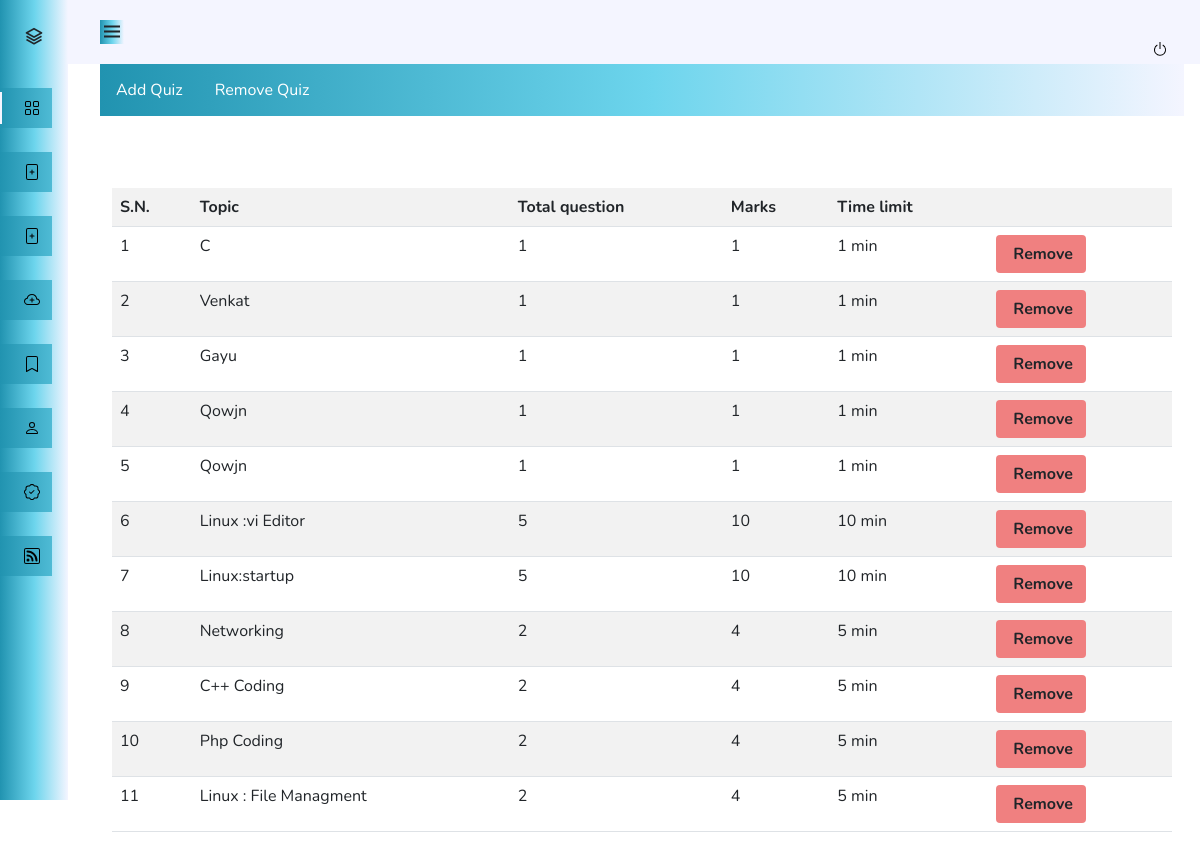
Page /admin/dash.php?q=1 on the committed database.
### tables this page shows
CREATE TABLE `quiz` (
  `eid` text NOT NULL,
  `title` varchar(100) NOT NULL,
  `sahi` int(11) NOT NULL,
  `wrong` int(11) NOT NULL,
  `total` int(11) NOT NULL,
  `time` bigint(20) NOT NULL,
  `intro` text NOT NULL,
  `tag` varchar(100) NOT NULL,
  `date` timestamp NOT NULL DEFAULT current_timestamp() ON UPDATE current_timestamp()
);

### admin/dash.php (the view, shortened to what this page needs)
<?php
require 'conn.php';
?>
<html>
<head>
<link href="https://cdn.jsdelivr.net/npm/bootstrap@5.0.0-beta1/dist/css/bootstrap.min.css" rel="stylesheet" type="text/css">
<link href="https://cdn.jsdelivr.net/npm/boxicons@latest/css/boxicons.min.css" rel="stylesheet" type="text/css">
</head>
<body id="body-pd">
<header class="header" id="header">
        <div class="header_toggle"> <i class='bx bx-menu' id="header-toggle"></i> </div>
        <div class="top">
            <a href="logout.php"><img src="img/power.svg"></a>
        </header>
    <div class="l-navbar" id="nav-bar">
    <nav class="nav">
            <div> <a href="#" class="nav_logo">
             <i class='bx bx-layer nav_logo-icon  text-dark'>
             </i> <span class="nav_logo-name  text-dark">Admin</span> </a>
                <div class="nav_list">
                 <a href="admin_dashboard.php" class="nav_link active txt-clr">
                    <img src="img/dashboard.svg">
                 <span class="nav_name">Dashboard</span> </a>
                  <a href="add_course.php" class="nav_link text-clr">
                  <img src="img/add.svg">
                  </a>
                  <a href="videoup.php" class="nav_link text-clr">
                  <img src="img/add.svg">
                  </a>
                   <a href="dash.php" class="nav_link text-clr"> <img src="img/addtst.svg">
                    <span class="nav_name">ADD TEST</span> </a>
                    <a href="view_result.php" class="nav_link text-clr"> <img src="img/result.svg">
                    <span class="nav_name">VIEW RESULTS</span> </a>
                    <a href="view_user.php" class="nav_link text-clr"> <img src="img/user.svg">
                    <span class="nav_name">VIEW USERS</span> </a>
                    <a href="#" class="nav_link text-clr"> <img src="img/certificate.svg">
                    <span class="nav_name">CERTIFICATES </span> </a>
                    <a href="feedbacks.php" class="nav_link text-clr"> <img src="img/rss.svg">
                    <span class="nav_name">FEEDBACK </span> </a>
                        </div>
            </div>
        </nav>
    </div>
     <div class="height">
<ul class=""  id="bs-example-navbar-collapse-1">
<li <?php if(@$_GET['q']==0) echo'class="active"'; ?>><a href="dash.php?q=0">Add Quiz<span class="sr-only"></span></a></li>
<li <?php if(@$_GET['q']==1) echo'class="active"'; ?>><a href="dash.php?q=1">Remove Quiz</a></li>
</ul>
    </div>
    <br><br><br>
    <div class="container">
<div class="row">
<div class="col-md-12">
<?php if(@$_GET['q']==1) {
$result = mysqli_query($conn,"SELECT * FROM quiz ORDER BY date DESC") or die('Error');
echo  '<div class="panel"><table class="table table-striped title1">
<tr><td><b>S.N.</b></td><td><b>Topic</b></td><td><b>Total question</b></td><td><b>Marks</b></td><td><b>Time limit</b></td><td></td></tr>';
$c=1;
while($row = mysqli_fetch_array($result)) {
	$title = $row['title'];
	$total = $row['total'];
	$sahi = $row['sahi'];
    $time = $row['time'];
	$eid = $row['eid'];
	echo '<tr><td>'.$c++.'</td><td>'.$title.'</td><td>'.$total.'</td><td>'.$sahi*$total.'</td><td>'.$time.'&nbsp;min</td>
	<td><b><a href="update.php?q=rmquiz&eid='.$eid.'" class="pull-right btn sub1" style="margin:0px;background:lightcoral"><span class="glyphicon glyphicon-trash" aria-hidden="true"></span>&nbsp;<span class="title1"><b>Remove</b></span></a></b></td></tr>';
}
echo '</table></div>';
}
?>
</div>
    </body>
    </html>

### admin/dash.php (style rules this page uses)
.text-clr { color : black; }
:root { --header-height: 3rem; --nav-width: 68px; --first-color: #2193b0; --first-color-light: #6dd5ed; --white-color: #F4F5FF; --body-font: 'Nunito', sans-serif; --normal-font-size: 1rem; --z-fixed: 100 }
body { position: relative; margin: var(--header-height) 0 0 0; padding: 0 1rem; font-family: var(--body-font); font-size: var(--normal-font-size); transition: .5s }
a { text-decoration: none }
.header { width: 100%; height: var(--header-height); position: fixed; top: 0; left: 0; display: flex; align-items: center; justify-content: space-between; padding: 0 1rem; background-color: var(--white-color); z-index: var(--z-fixed); transition: .5s }
.header_toggle { background-image: linear-gradient(to right, #2193b0 0%, #6dd5ed 51%, #F4F5FF 100%); font-size: 1.5rem; cursor: pointer }
.l-navbar { position: fixed; top: 0; left: -30%; width: var(--nav-width); height: 100vh; background-image: linear-gradient(to right, #2193b0 0%, #6dd5ed 51%, #F4F5FF 100%); padding: .5rem 1rem 0 0; transition: .5s; z-index: var(--z-fixed) }
.nav { height: 100%; display: flex; flex-direction: column; justify-content: space-between; overflow: hidden }
.nav_logo, .nav_link { display: grid; grid-template-columns: max-content max-content; align-items: center; column-gap: 1rem; padding: .5rem 0 .5rem 1.5rem }
.nav_logo { margin-bottom: 2rem }
.nav_logo-icon { font-size: 1.25rem; color: var(--white-color) }
.nav_link { position: relative; background-image: linear-gradient(to right, #2193b0 0%, #6dd5ed 51%, #F4F5FF 100%); margin-bottom: 1.5rem; transition: .3s }
.active { color: var(--white-color) }
.active::before { content: ''; position: absolute; left: 0; width: 2px; height: 32px; background-color: var(--white-color) }
@media screen and (min-width: 768px) { body { margin: calc(var(--header-height) + 1rem) 0 0 0; padding-left: calc(var(--nav-width) + 2rem) } }
@media screen and (min-width: 768px) { .header { height: calc(var(--header-height) + 1rem); padding: 0 2rem 0 calc(var(--nav-width) + 2rem) } }
@media screen and (min-width: 768px) { .l-navbar { left: 0; padding: 1rem 1rem 0 0 } }
@media screen and (min-width: 768px) { .top { padding-top: 3%; } }
ul { list-style-type: none; margin: 0; padding: 0; overflow: hidden; background-image: linear-gradient(to right, #2193b0 0%, #6dd5ed 51%, #F4F5FF 100%); }
li { float: left; }
li a { display: block; color: white; text-align: center; padding: 14px 16px; text-decoration: none; }

### rows in the picture
quiz: title "C", total "1", $sahi*$total "1", time "1"
quiz: title "Venkat", total "1", $sahi*$total "1", time "1"
quiz: title "Gayu", total "1", $sahi*$total "1", time "1"
quiz: title "Qowjn", total "1", $sahi*$total "1", time "1"
quiz: title "Qowjn", total "1", $sahi*$total "1", time "1"
quiz: title "Linux :vi Editor", total "5", $sahi*$total "10", time "10"
quiz: title "Linux:startup", total "5", $sahi*$total "10", time "10"
quiz: title "Networking", total "2", $sahi*$total "4", time "5"
quiz: title "C++ Coding", total "2", $sahi*$total "4", time "5"
quiz: title "Php Coding", total "2", $sahi*$total "4", time "5"
quiz: title "Linux : File Managment", total "2", $sahi*$total "4", time "5"
